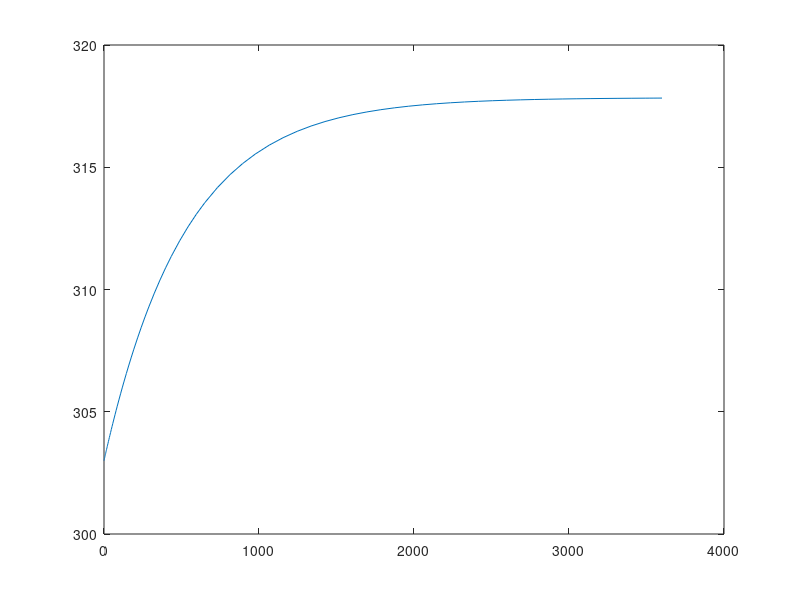

This chart was generated by the following MATLAB code:
%0.02816-(0.001784*(T-303))-(0.0001*10^-8*T^4);
close all;
clc;
clear;
%F=@(T,t)(0.02816-(0.001784*(T-303))-(0.0001*(10^-8)*T^4));
%F=@(T,t)(315.4708-560.538*exp(-(0.001784*t+3.917)));
%t=0:0.1:5000;
F=@(t,T)(0.02826-0.001784*(T-303)-(10^-12*((T)^4-(303)^4)));
%F=@(t,T)(0.02986-0.00297*(T-303)-(2*(10^-12)*((T)^4-(303)^4)));
%t=0:5:4000;
t=[0 3600];
[t,T]=ode45(F,t,303);
plot(t,T)
